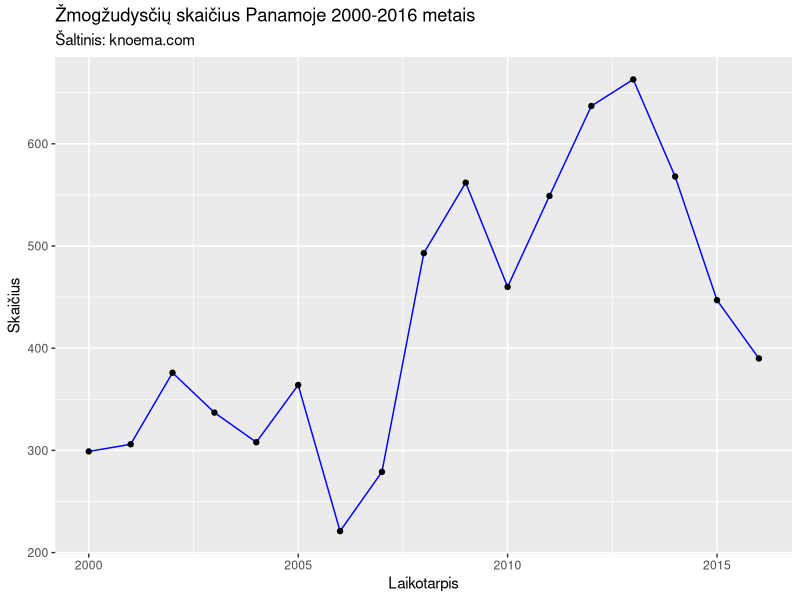
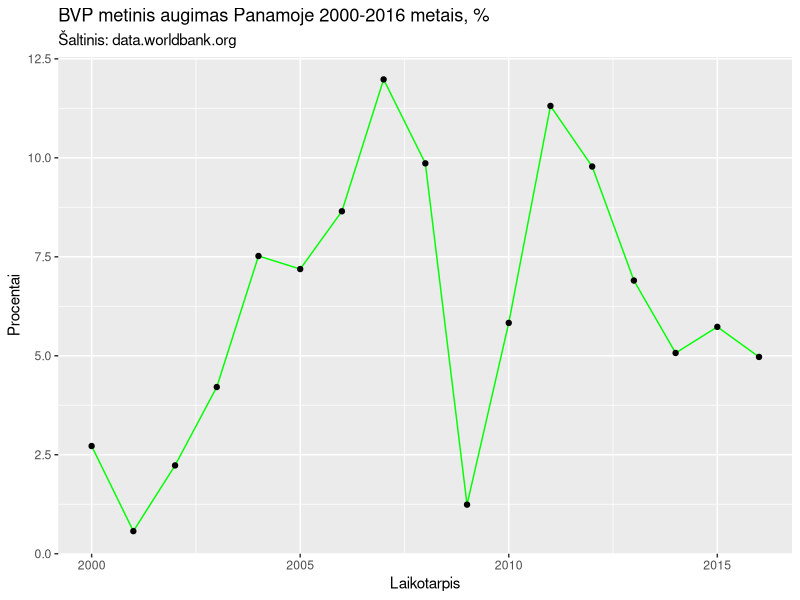
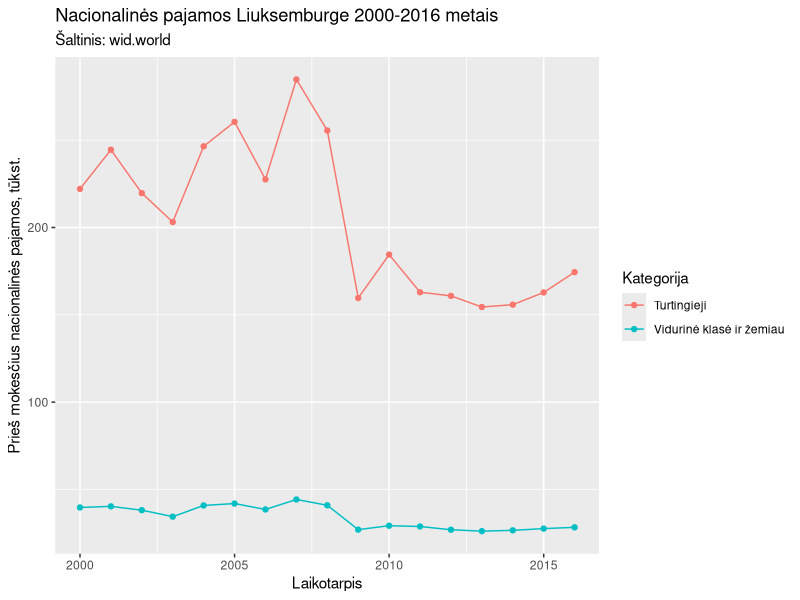
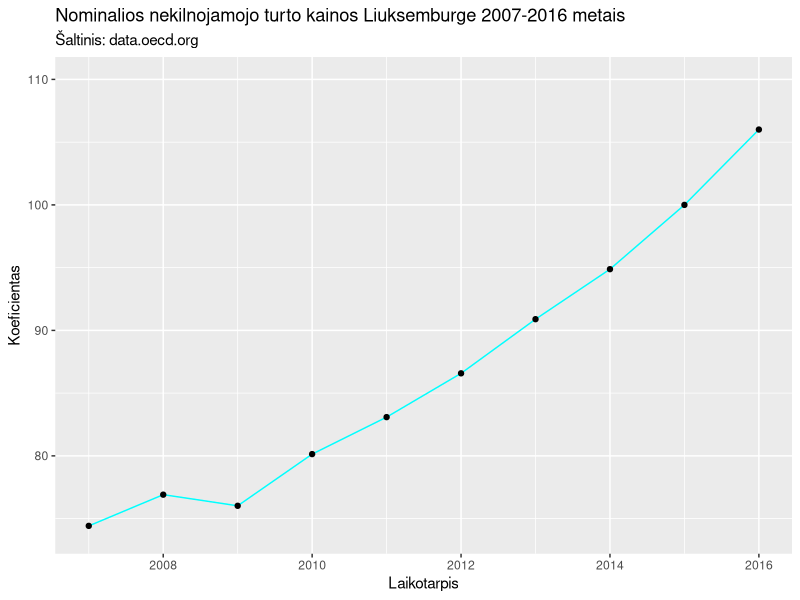

Write R code to recreate these figures, in order.
## ---- chunk 1
knitr::opts_chunk$set(echo = TRUE,collapse= TRUE, error = TRUE, warning=FALSE, message = FALSE, cache = TRUE)
## ---- chunk 2
if(!require("readxl")){
    install.packages("readxl")
    library(readxl)
}
if(!require("ggplot2")){
    install.packages("ggplot2")
    library("ggplot2")
}

## ---- chunk 3
#Panamos žmogžudysčių grafikas ir GDP augimas

data <- read_xlsx("./data/PanamaHomicides.xlsx", col_names = T) 


ggplot(data=data, aes(x=Time, y=Count, group=1)) +
  geom_line(color="blue")+
  geom_point() +
  labs(title="Žmogžudysčių skaičius Panamoje 2000-2016 metais",
       subtitle="Šaltinis: knoema.com",
       x="Laikotarpis",
       y="Skaičius")

data1 <- read_xlsx("./data/panamaGDP.xlsx", col_names = T) 

ggplot(data=data1, aes(x=Time, y=GDPgrowthannual, group=1)) +
  geom_line(color="green")+
  geom_point() +
  labs(title="BVP metinis augimas Panamoje 2000-2016 metais, %",
       subtitle="Šaltinis: data.worldbank.org",
       x="Laikotarpis",
       y="Procentai")

## ---- chunk 4
#Liuksemburgo 10% gyventojų atlyginimas ir kitos dalies žmonių, kuri sudaro 50% atlyginimas prieš mokesčius
data2 <- read_xlsx("./data/pajamospriesmoke.xlsx", col_names = T)

ggplot(data=data2, aes(x=Time, y=Pajamos, group=Kategorija)) +
  geom_line(aes(color=Kategorija))+
  geom_point(aes(color=Kategorija)) +
  labs(title="Nacionalinės pajamos Liuksemburge 2000-2016 metais",
      subtitle="Šaltinis: wid.world",
      x="Laikotarpis",
      y="Prieš mokesčius nacionalinės pajamos, tūkst.")


## ---- chunk 5
#Liuksemburgo NT turto kainų augimas 
data3 <- read.csv("./data/nominalhouseprices.csv", header = T, sep = ",")

ggplot(data=data3, aes(x=TIME, y=Value))+
  geom_line(color="cyan")+
  geom_point() + ylim(74,110) + xlim(2007,2016) + 
  labs(title="Nominalios nekilnojamojo turto kainos Liuksemburge 2007-2016 metais",
       subtitle="Šaltinis: data.oecd.org",
       x="Laikotarpis",
       y="Koeficientas")


